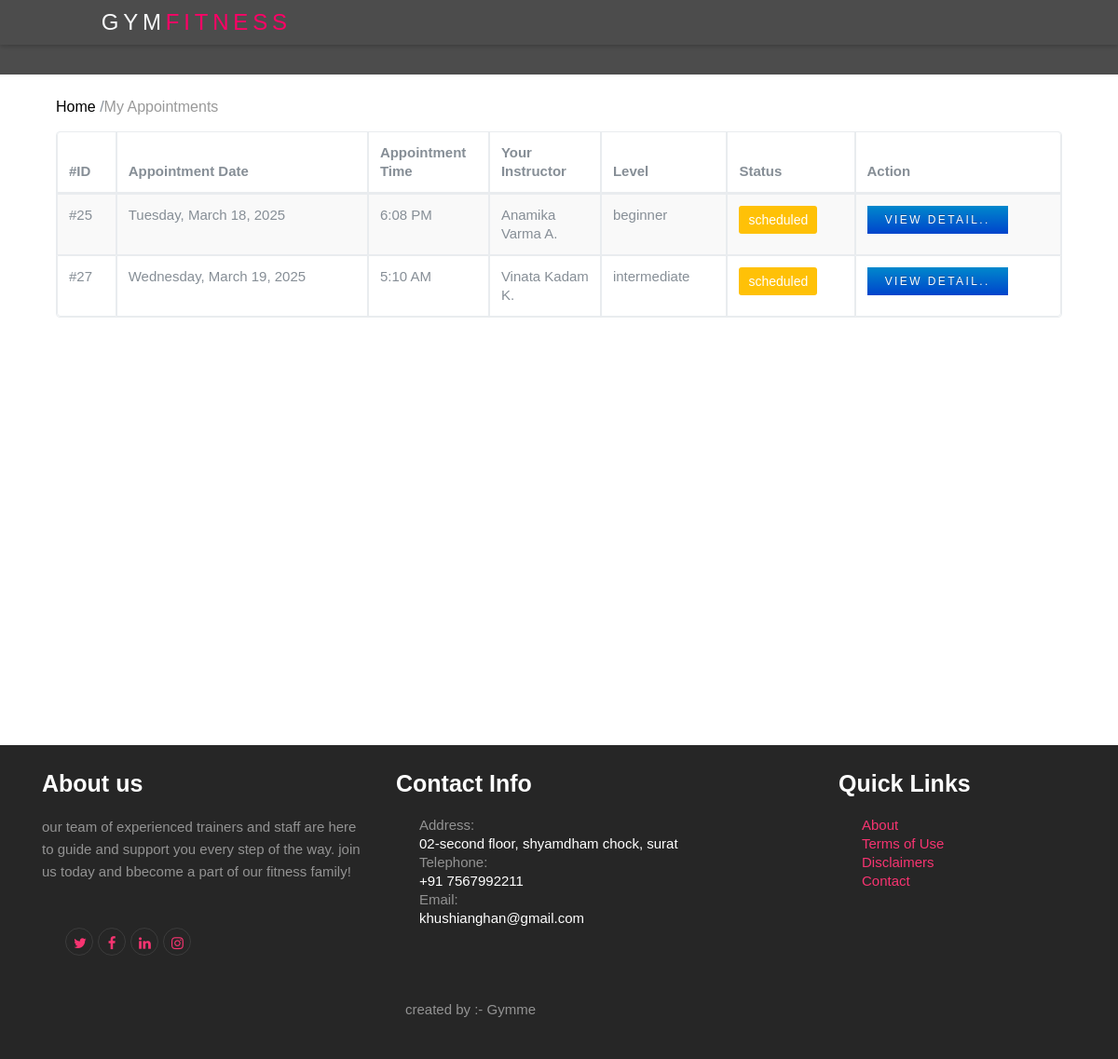
/my_appointment.php (signed in), run on an earlier commit of the app's database.
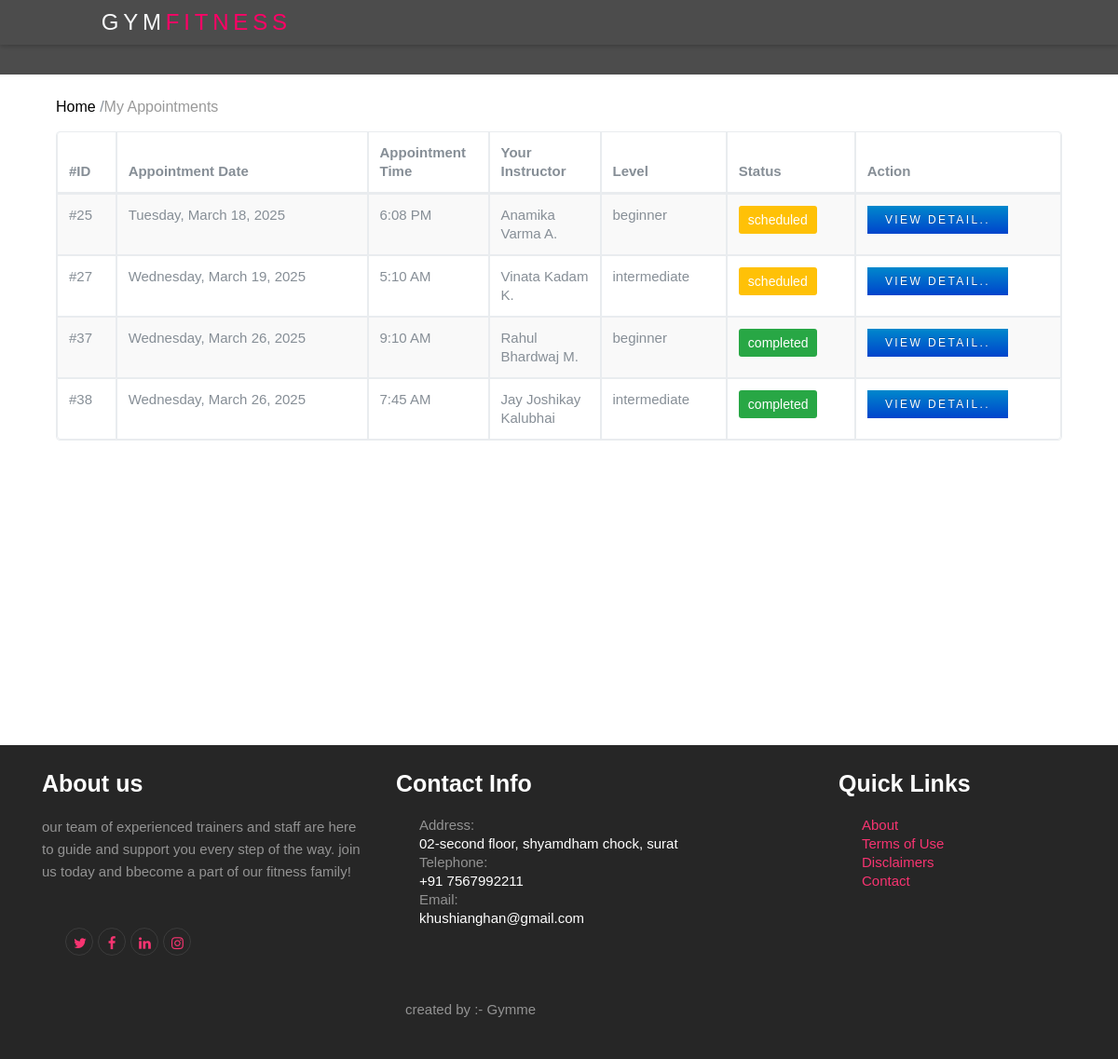
And on a later commit of the database.
### tables this page shows
CREATE TABLE `appointments` (
  `id` int(11) NOT NULL,
  `user_id` int(11) NOT NULL,
  `trainer_id` int(11) DEFAULT NULL,
  `appointment_date` date NOT NULL,
  `appointment_time` time NOT NULL,
  `fullname` varchar(50) NOT NULL,
  `email` varchar(50) NOT NULL,
  `contact` varchar(50) NOT NULL,
  `Age` int(50) NOT NULL,
  `service_type` varchar(50) NOT NULL,
  `amount` varchar(50) NOT NULL,
  `description` varchar(255) DEFAULT NULL,
  `fitness_level` varchar(100) NOT NULL,
  `payment_id` int(11) NOT NULL,
  `payment_status` int(11) NOT NULL DEFAULT 0,
  `payment_method` varchar(100) NOT NULL,
  `status` enum('scheduled','completed','cancelled') NOT NULL DEFAULT 'scheduled',
  `created_at` timestamp NOT NULL DEFAULT current_timestamp(),
  `updated_at` timestamp NOT NULL DEFAULT current_timestamp() ON UPDATE current_timestamp()
);

CREATE TABLE `trainers` (
  `id` int(11) NOT NULL,
  `name` varchar(100) NOT NULL,
  `email` varchar(100) NOT NULL,
  `phone` varchar(15) NOT NULL,
  `specialization` varchar(100) NOT NULL,
  `experience` int(11) NOT NULL COMMENT 'Experience in years',
  `gender` enum('male','female','other') NOT NULL,
  `joining_date` date DEFAULT curdate(),
  `working_hours` varchar(50) NOT NULL COMMENT 'e.g. 6AM-10PM',
  `qualification` varchar(255) DEFAULT NULL,
  `image` varchar(255) DEFAULT NULL,
  `salary` decimal(10,2) NOT NULL,
  `status` enum('active','inactive') DEFAULT 'active',
  `created_at` timestamp NOT NULL DEFAULT current_timestamp(),
  `updated_at` timestamp NOT NULL DEFAULT current_timestamp() ON UPDATE current_timestamp()
);

### my_appointment.php (the view, shortened to what this page needs)
<?php include "include/header.php";
?>
<link rel="stylesheet" href="css/empty.css">
<body>
    <?php include "include/nav.php"; ?>
    <section class="section element-animate" style="height:800px;">
        <div class="container" id="body">
            <div class="col-md-12">
                <ol class="breadcrumb">
                    <li><a href="index.php">Home</a> / </li>
                    <li class="active">My Appointments</li>
                </ol>
            </div>
            <div class="col-md-12">
                <?php
                if (isset($_SESSION['auth_user'])) {
                    include 'connection.php';
                    $user_id = $_SESSION['auth_user']['user_id'];
                    $pay_user = "select a.*,a.status as status_app,a.id as app_id,t.name as name from appointments a,trainers t where a.trainer_id=t.id and a.user_id='$user_id'";
                    $pay_result = mysqli_query($con, $pay_user);
                    if (!$pay_result) {
                        echo "Error executing query: " . mysqli_error($con);
                    } elseif (mysqli_num_rows($pay_result) > 0) {
                        ?>
                        <table class="table table-bordered table-striped">
                            <thead>
                                <tr>
                                    <th>#ID</th>
                                    <th>Appointment Date</th>
                                    <th width="130px">Appointment Time</th>
                                    <th width="120px">Your Instructor</th>
                                    <th>Level</th>
                                    <th>Status</th>
                                    <th>Action</th>
                                </tr>
                            </thead>
                            <tbody>
                            <?php while ($product = mysqli_fetch_assoc($pay_result))
                            {
                            ?>
                                <tr class="product-content">
                                    <td>#<?= htmlspecialchars($product['app_id']) ?></td>
                                    <td><?php echo date('l, F j, Y', strtotime($product['appointment_date'])); ?></td>
                                    <td><?php echo date('g:i A', strtotime($product['appointment_time'])); ?></td>
                                    <td><?= htmlspecialchars($product['name']) ?></td>
                                    <td><?= htmlspecialchars($product['fitness_level']) ?></td>
                                    <td>
                                    <?php
                                    if($product['status_app']=="scheduled") {
                                        echo '<label class="bg bg-warning" style="color:#fff; padding:5px 10px; border-radius:3px;">scheduled</label>';
                                    }
                                    else if ($product['status_app']=='completed'){
                                        echo '<label class="bg bg-success" style="color:#fff; padding:5px 10px; border-radius:3px;">completed</label>';
                                      }
                                    else if ($product['status_app']=='cancelled'){
                                        echo '<label class="bg bg-danger" style="color:#fff; padding:5px 10px; border-radius:3px;">cancelled</label>';
                                       }
                                ?>
                                    </td>
                                        <td>
                                        <a href="view-appointment.php?appointmentId=<?= htmlspecialchars($product['app_id']) ?>" target="_blank" class="btn btn-primary btn-sm">view detail..</a>
                                    </td>
                             </tr>
                            <?php } ?>
                            </tbody>
                        </table>
                    <?php
                            }
                        }else{
                            echo "<script>
                            alert('Please Login First');
                            window.location='login.php';</script>";
                        }
                    ?>
            </div>
        </div>
    </section>
    <?php include "include/footer.php"; ?>
</body>
</html>

### include/header.php (shortened to what this page needs)
<!doctype html>
<html lang="en">
<head>
  <link rel="stylesheet" href="//cdn.jsdelivr.net/npm/alertifyjs@1.14.0/build/css/alertify.min.css"/>
  <link rel="stylesheet" href="//cdn.jsdelivr.net/npm/alertifyjs@1.14.0/build/css/themes/bootstrap.min.css"/>
    <link rel="stylesheet" href="https://cdnjs.cloudflare.com/ajax/libs/font-awesome/6.7.2/css/all.min.css" />
  <link rel="stylesheet" href="css/bootstrap.css">
  <link rel="stylesheet" href="css/animate.css">
  <link rel="stylesheet" href="css/owl.carousel.min.css">
  <link rel="stylesheet" href="css/magnific-popup.css">
  <link rel="stylesheet" href="fonts/ionicons/css/ionicons.min.css">
  <link rel="stylesheet" href="fonts/fontawesome/css/font-awesome.min.css">
  <link rel="stylesheet" href="css/style.css">

### include/nav.php (shortened to what this page needs)
<header role="banner">
  <nav class="navbar navbar-expand-md navbar-dark" style="background-color: #000;">
    <div class="container">
      <a class="navbar-brand fw-bold text-light" href="http://localhost/gymphp/index.php" style="font-size: 1.5rem;">
        GYM<span style="color: #ff0066;">FITNESS</span>
      </a>
    </div>
  </nav>
</header>

### include/footer.php (shortened to what this page needs)
<footer class="site-footer" role="contentinfo">
  <div class="container">
    <div class="row mb-1">
      <div class="col-md-4 mb-5">
        <br>
        <h3>About us</h3>
        <p class="mb-5">our team of experienced trainers and staff are here to guide and support you every step of the way. join us today and bbecome a part of our fitness family!</p>
        <ul class="list-unstyled footer-link d-flex footer-social">
          <li><a href="https://x.com/" class="p-2"><span class="fa fa-twitter"></span></a></li>
          <li><a href="https://www.facebook.com/facebook/" class="p-2"><span class="fa fa-facebook"></span></a></li>
          <li><a href="https://www.linkedin.com/" class="p-2"><span class="fa fa-linkedin"></span></a></li>
          <li><a href="https://www.instagram.com/" class="p-2"><span class="fa fa-instagram"></span></a></li>
        </ul>
      </div>
      <div class="col-md-5 mb-5">
        <br>
        <h3>Contact Info</h3>
        <ul class="list-unstyled footer-link">
          <li class="d-block">
            <span class="d-block">Address:</span>
            <span class="text-white">02-second floor,
              shyamdham chock, surat</span>
          </li>
          <li class="d-block"><span class="d-block">Telephone:</span><span class="text-white">+91 7567992211</span></li>
          <li class="d-block"><span class="d-block">Email:</span><span class="text-white">khushianghan@gmail.com</span></li>
        </ul>
      </div>
      <div class="col-md-3 mb-5">
        <br>
        <h3>Quick Links</h3>
        <ul class="list-unstyled footer-link">
          <li><a href="about.php">About</a></li>
          <li><a href="#">Terms of Use</a></li>
          <li><a href="#">Disclaimers</a></li>
          <li><a href="contact.php">Contact</a></li>
        </ul>
      </div>
      <div class="col-md-3">
      </div>
    </div>
    <div class="row">
      <div class="col-10 text-md-center text-left">
        <br>
        <br>
        <p>created by :- Gymme</p><br>
      </div>
    </div>
  </div>
</footer>

### css/style.css (style rules this page uses)
html { overflow-x: hidden; }
body { background: #fff; font-weight: 400; font-family: 'Poppins', sans-serif; font-size: 15px; line-height: 1.8; color: #868e96; }
a { -webkit-transition: .3s all ease; -o-transition: .3s all ease; transition: .3s all ease; text-decoration: none; }
h1, h2, h3, h4, h5 { color: #000; }
.btn, .form-control { outline: none; -webkit-box-shadow: none !important; box-shadow: none !important; border-radius: 0px !important; }
.btn { font-size: 13px; text-transform: uppercase; letter-spacing: .2em; }
.btn.btn-primary { color: #fff; border-width: 2px; }
.btn.btn-sm { font-size: 12px; }
header { position: absolute; top: 0; left: 0; width: 100%; height: 80px; z-index: 5; padding: 0px 0; background-color: rgba(0, 0, 0,0.7); }
body { margin: 0; font-family: Arial, sans-serif; }
.navbar { position: fixed; top: 0; width: 100%; margin-top: -30px; background: linear-gradient(to right, #d3d3a4, #d3a4d3, #a4d3d3); box-shadow: 0 2px 5px rgba(0, 0, 0, 0.2); z-index: 1000; }
@media (min-width: 768px) { header { padding: 30px 0; } }
header .navbar-brand { text-transform: uppercase; letter-spacing: .2em; font-weight: 400; }
header .navbar-brand span { color: #f73471; }
@media (min-width: 768px) { header .navbar-brand span { color: #ced4da; } }
header .navbar { background: black !important; padding-top: .5rem; padding-bottom: .5rem; }
@media (min-width: 768px) { header .navbar { padding-top: 0; padding-bottom: 0; background: none !important; position: relative; } }
.section { padding: 7em 0; }
.site-footer { padding: 0.1em 0; background: #262626; color: rgba(255, 255, 255, 0.5); }
.site-footer a { color: #f73471; border-bottom: 1px solid transparent; }
.site-footer h3 { font-size: 25px; margin-bottom: 20px; font-weight: bold; color: #fff; }
.site-footer .footer-link { margin-bottom: -60px; }
.footer-social a { line-height: 0; border-radius: 50%; margin: 0 5px 5px 0; border: 1px solid rgba(255, 255, 255, 0.1); width: 30px; height: 30px; text-align: center; display: inline-block; }
.element-animate { opacity: 0; visibility: hidden; }
.btn-primary { background-color: #ff7c57; border: none; }
.breadcrumb { background-color: transparent; padding: 0; }
.breadcrumb li { font-size: 16px; }
.breadcrumb li a { color: #000; transition: all 0.3s ease; }

### include/header.php (style rules this page uses)
body { font-family: "Poppins", sans-serif; line-height: 1.6; }

What changed in the data, as far as the page shows it:
added appointments: id "37", appointment_date "Wednesday, March 26, 2025", appointment_time "9:10 AM", trainer.name "Rahul Bhardwaj M.", fitness_level "beginner", status "completed"
added appointments: id "38", appointment_date "Wednesday, March 26, 2025", appointment_time "7:45 AM", trainer.name "Jay Joshikay Kalubhai", fitness_level "intermediate", status "completed"
